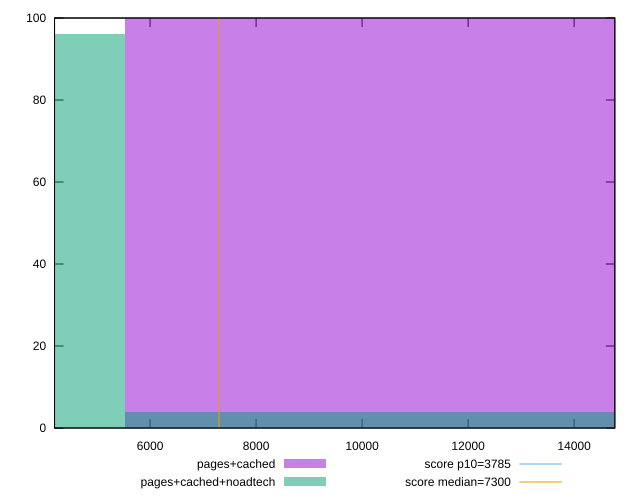

The script that saved this image:
reset

$pagesCached <<EOF
11063.27906964802 100
EOF

$pagesCachedNoadtech <<EOF
0 96
11063.27906964802 4
EOF

set key outside below
set boxwidth 11063.27906964802
set xrange [4197.717:14767.921999999999]
set yrange [0:100]
set trange [0:100]
set style fill transparent solid 0.5 noborder

set parametric
set terminal svg size 640, 500 enhanced background rgb 'white'
set output "report_00018_2021-02-10T15-25-16.877Z/interactive/comparison/histogram/1_vs_2.svg"

plot $pagesCached title "pages+cached" with boxes, \
     $pagesCachedNoadtech title "pages+cached+noadtech" with boxes, \
     3785,t title "score p10=3785", \
     7300,t title "score median=7300"

reset
